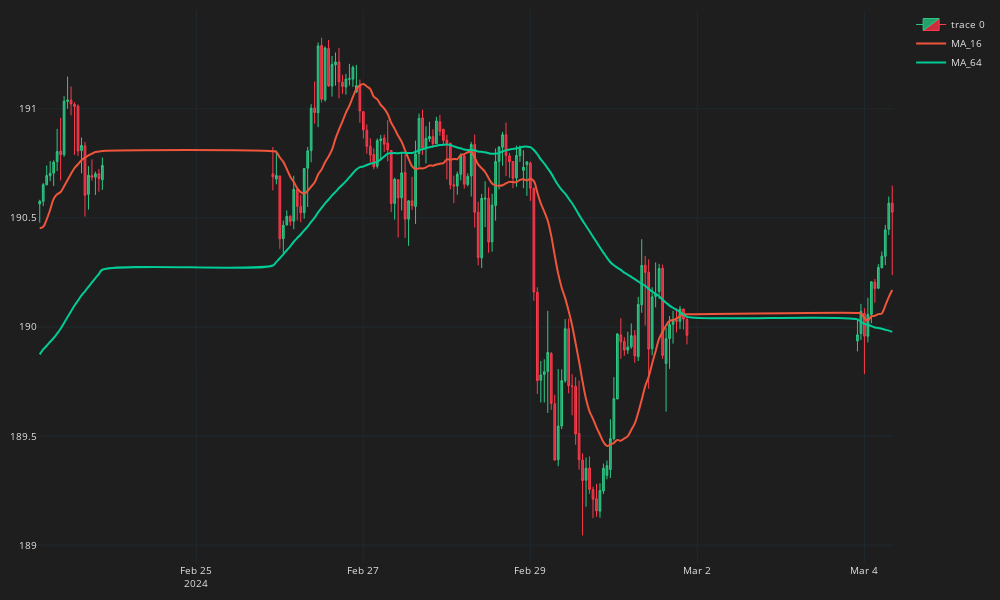

Write notebook code for a chart like this one.
### Code cell
fig = go.Figure()
fig.add_trace(go.Candlestick(
    x= df_plot.time, open=df_plot.mid_o, high=df_plot.mid_h, low=df_plot.mid_l, close=df_plot.mid_c,
     line=dict(width=1),opacity=1,
     increasing_fillcolor='#24A06B',
     decreasing_fillcolor='#CC2E3C',
     increasing_line_color='#2EC886',
     decreasing_line_color='#FF3A4C'))
     
for ma in ma_list:
    col = f"MA_{ma}"
    fig.add_trace(go.Scatter(x=df_plot.time,
        y=df_plot[col],
        line=dict(width=2),
        line_shape='spline',
        name=col))

fig.update_layout(width=1000,height=600,
    margin=dict(l=10,r=10,b=10,t=10),
    font=dict(size=10, color="#e1e1e1"),
    paper_bgcolor= "#1e1e1e",
    plot_bgcolor="#1e1e1e")

fig.update_xaxes(gridcolor="#1f292f",showgrid=True,fixedrange=True,rangeslider=dict(visible=False))
fig.update_yaxes(gridcolor="#1f292f",showgrid=True,fixedrange=True)

fig.show()

### Figure 1 — Plotly figure (JSON) as saved in the notebook; plotly's stock layout.template omitted (floating-point values rounded to 4 significant figures; data arrays with more than 128 entries replaced by an {"elided": "..."} marker saying what was removed)
{"data": [{"close": {"elided": "150 float values"}, "decreasing": {"fillcolor": "#CC2E3C", "line": {"color": "#FF3A4C"}}, "high": {"elided": "150 float values"}, "increasing": {"fillcolor": "#24A06B", "line": {"color": "#2EC886"}}, "line": {"width": 1}, "low": {"elided": "150 float values"}, "opacity": 1, "open": {"elided": "150 float values"}, "type": "candlestick", "x": {"elided": "150 str values"}}, {"line": {"shape": "spline", "width": 2}, "name": "MA_16", "type": "scatter", "x": {"elided": "150 str values"}, "y": {"elided": "150 float values"}}, {"line": {"shape": "spline", "width": 2}, "name": "MA_64", "type": "scatter", "x": {"elided": "150 str values"}, "y": {"elided": "150 float values"}}], "layout": {"font": {"color": "#e1e1e1", "size": 10}, "height": 600, "margin": {"b": 10, "l": 10, "r": 10, "t": 10}, "paper_bgcolor": "#1e1e1e", "plot_bgcolor": "#1e1e1e", "width": 1000, "xaxis": {"fixedrange": true, "gridcolor": "#1f292f", "rangeslider": {"visible": false}, "showgrid": true}, "yaxis": {"fixedrange": true, "gridcolor": "#1f292f", "showgrid": true}}}
